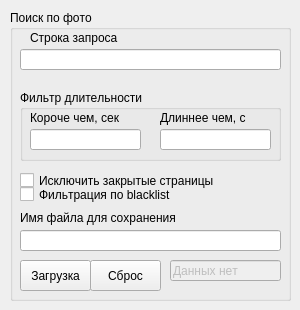
<?xml version="1.0" encoding="UTF-8"?>
<ui version="4.0">
 <class>MainWindow_Video_Search</class>
 <widget class="QMainWindow" name="MainWindow_Video_Search">
  <property name="geometry">
   <rect>
    <x>0</x>
    <y>0</y>
    <width>300</width>
    <height>310</height>
   </rect>
  </property>
  <property name="sizePolicy">
   <sizepolicy hsizetype="Fixed" vsizetype="Fixed">
    <horstretch>0</horstretch>
    <verstretch>0</verstretch>
   </sizepolicy>
  </property>
  <property name="minimumSize">
   <size>
    <width>300</width>
    <height>310</height>
   </size>
  </property>
  <property name="maximumSize">
   <size>
    <width>300</width>
    <height>310</height>
   </size>
  </property>
  <property name="windowTitle">
   <string>MainWindow</string>
  </property>
  <widget class="QWidget" name="centralwidget">
   <widget class="QGroupBox" name="groupBox_video_search">
    <property name="geometry">
     <rect>
      <x>10</x>
      <y>10</y>
      <width>281</width>
      <height>291</height>
     </rect>
    </property>
    <property name="font">
     <font>
      <family>Arial</family>
      <stylestrategy>PreferAntialias</stylestrategy>
      <kerning>false</kerning>
     </font>
    </property>
    <property name="title">
     <string>Поиск по фото</string>
    </property>
    <widget class="QPushButton" name="pushButton_video_search_clear">
     <property name="geometry">
      <rect>
       <x>80</x>
       <y>250</y>
       <width>71</width>
       <height>31</height>
      </rect>
     </property>
     <property name="font">
      <font>
       <family>Arial</family>
       <stylestrategy>PreferAntialias</stylestrategy>
       <kerning>false</kerning>
      </font>
     </property>
     <property name="text">
      <string>Сброс</string>
     </property>
    </widget>
    <widget class="QLineEdit" name="lineEdit_video_search_q">
     <property name="geometry">
      <rect>
       <x>10</x>
       <y>39</y>
       <width>261</width>
       <height>21</height>
      </rect>
     </property>
     <property name="font">
      <font>
       <family>Arial</family>
       <stylestrategy>PreferAntialias</stylestrategy>
       <kerning>false</kerning>
      </font>
     </property>
    </widget>
    <widget class="QPushButton" name="pushButton_video_search_load">
     <property name="geometry">
      <rect>
       <x>10</x>
       <y>250</y>
       <width>71</width>
       <height>31</height>
      </rect>
     </property>
     <property name="font">
      <font>
       <family>Arial</family>
       <stylestrategy>PreferAntialias</stylestrategy>
       <kerning>false</kerning>
      </font>
     </property>
     <property name="text">
      <string>Загрузка</string>
     </property>
    </widget>
    <widget class="QLabel" name="label">
     <property name="geometry">
      <rect>
       <x>20</x>
       <y>20</y>
       <width>241</width>
       <height>16</height>
      </rect>
     </property>
     <property name="font">
      <font>
       <family>Arial</family>
       <stylestrategy>PreferAntialias</stylestrategy>
       <kerning>false</kerning>
      </font>
     </property>
     <property name="text">
      <string>Строка запроса</string>
     </property>
    </widget>
    <widget class="QGroupBox" name="groupBox_video_search_geotag">
     <property name="geometry">
      <rect>
       <x>10</x>
       <y>80</y>
       <width>261</width>
       <height>71</height>
      </rect>
     </property>
     <property name="font">
      <font>
       <family>Arial</family>
       <stylestrategy>PreferAntialias</stylestrategy>
       <kerning>false</kerning>
      </font>
     </property>
     <property name="title">
      <string>Фильтр длительности</string>
     </property>
     <widget class="QLineEdit" name="lineEdit_video_search_shorter">
      <property name="geometry">
       <rect>
        <x>10</x>
        <y>39</y>
        <width>111</width>
        <height>21</height>
       </rect>
      </property>
      <property name="font">
       <font>
        <family>Arial</family>
        <stylestrategy>PreferAntialias</stylestrategy>
        <kerning>false</kerning>
       </font>
      </property>
     </widget>
     <widget class="QLabel" name="label_1">
      <property name="geometry">
       <rect>
        <x>10</x>
        <y>20</y>
        <width>121</width>
        <height>16</height>
       </rect>
      </property>
      <property name="font">
       <font>
        <family>Arial</family>
        <stylestrategy>PreferAntialias</stylestrategy>
        <kerning>false</kerning>
       </font>
      </property>
      <property name="text">
       <string>Короче чем, cек</string>
      </property>
     </widget>
     <widget class="QLineEdit" name="lineEdit_video_search_longer">
      <property name="geometry">
       <rect>
        <x>140</x>
        <y>39</y>
        <width>111</width>
        <height>21</height>
       </rect>
      </property>
      <property name="font">
       <font>
        <family>Arial</family>
        <stylestrategy>PreferAntialias</stylestrategy>
        <kerning>false</kerning>
       </font>
      </property>
     </widget>
     <widget class="QLabel" name="label_2">
      <property name="geometry">
       <rect>
        <x>140</x>
        <y>20</y>
        <width>121</width>
        <height>16</height>
       </rect>
      </property>
      <property name="font">
       <font>
        <family>Arial</family>
        <stylestrategy>PreferAntialias</stylestrategy>
        <kerning>false</kerning>
       </font>
      </property>
      <property name="text">
       <string>Длиннее чем, c</string>
      </property>
     </widget>
    </widget>
    <widget class="QLineEdit" name="lineEdit_video_search_status">
     <property name="enabled">
      <bool>false</bool>
     </property>
     <property name="geometry">
      <rect>
       <x>160</x>
       <y>250</y>
       <width>111</width>
       <height>21</height>
      </rect>
     </property>
     <property name="font">
      <font>
       <family>Arial</family>
       <stylestrategy>PreferAntialias</stylestrategy>
       <kerning>false</kerning>
      </font>
     </property>
     <property name="text">
      <string>Данных нет</string>
     </property>
    </widget>
    <widget class="QLineEdit" name="lineEdit_video_search_file_name">
     <property name="geometry">
      <rect>
       <x>10</x>
       <y>220</y>
       <width>261</width>
       <height>21</height>
      </rect>
     </property>
     <property name="font">
      <font>
       <family>Arial</family>
       <stylestrategy>PreferAntialias</stylestrategy>
       <kerning>false</kerning>
      </font>
     </property>
     <property name="text">
      <string/>
     </property>
    </widget>
    <widget class="QLabel" name="label_3">
     <property name="geometry">
      <rect>
       <x>10</x>
       <y>200</y>
       <width>261</width>
       <height>16</height>
      </rect>
     </property>
     <property name="font">
      <font>
       <family>Arial</family>
       <stylestrategy>PreferAntialias</stylestrategy>
       <kerning>false</kerning>
      </font>
     </property>
     <property name="text">
      <string>Имя файла для сохранения</string>
     </property>
    </widget>
    <widget class="QCheckBox" name="checkBox_cl">
     <property name="geometry">
      <rect>
       <x>10</x>
       <y>160</y>
       <width>261</width>
       <height>21</height>
      </rect>
     </property>
     <property name="text">
      <string>Исключить закрытые страницы</string>
     </property>
    </widget>
    <widget class="QCheckBox" name="checkBox_bl">
     <property name="geometry">
      <rect>
       <x>10</x>
       <y>174</y>
       <width>271</width>
       <height>21</height>
      </rect>
     </property>
     <property name="text">
      <string>Фильтрация по blacklist</string>
     </property>
    </widget>
   </widget>
  </widget>
  <action name="action_6">
   <property name="text">
    <string>Создать новую базу</string>
   </property>
  </action>
  <action name="action_7">
   <property name="text">
    <string>Загрузить</string>
   </property>
  </action>
 </widget>
 <resources/>
 <connections/>
</ui>
